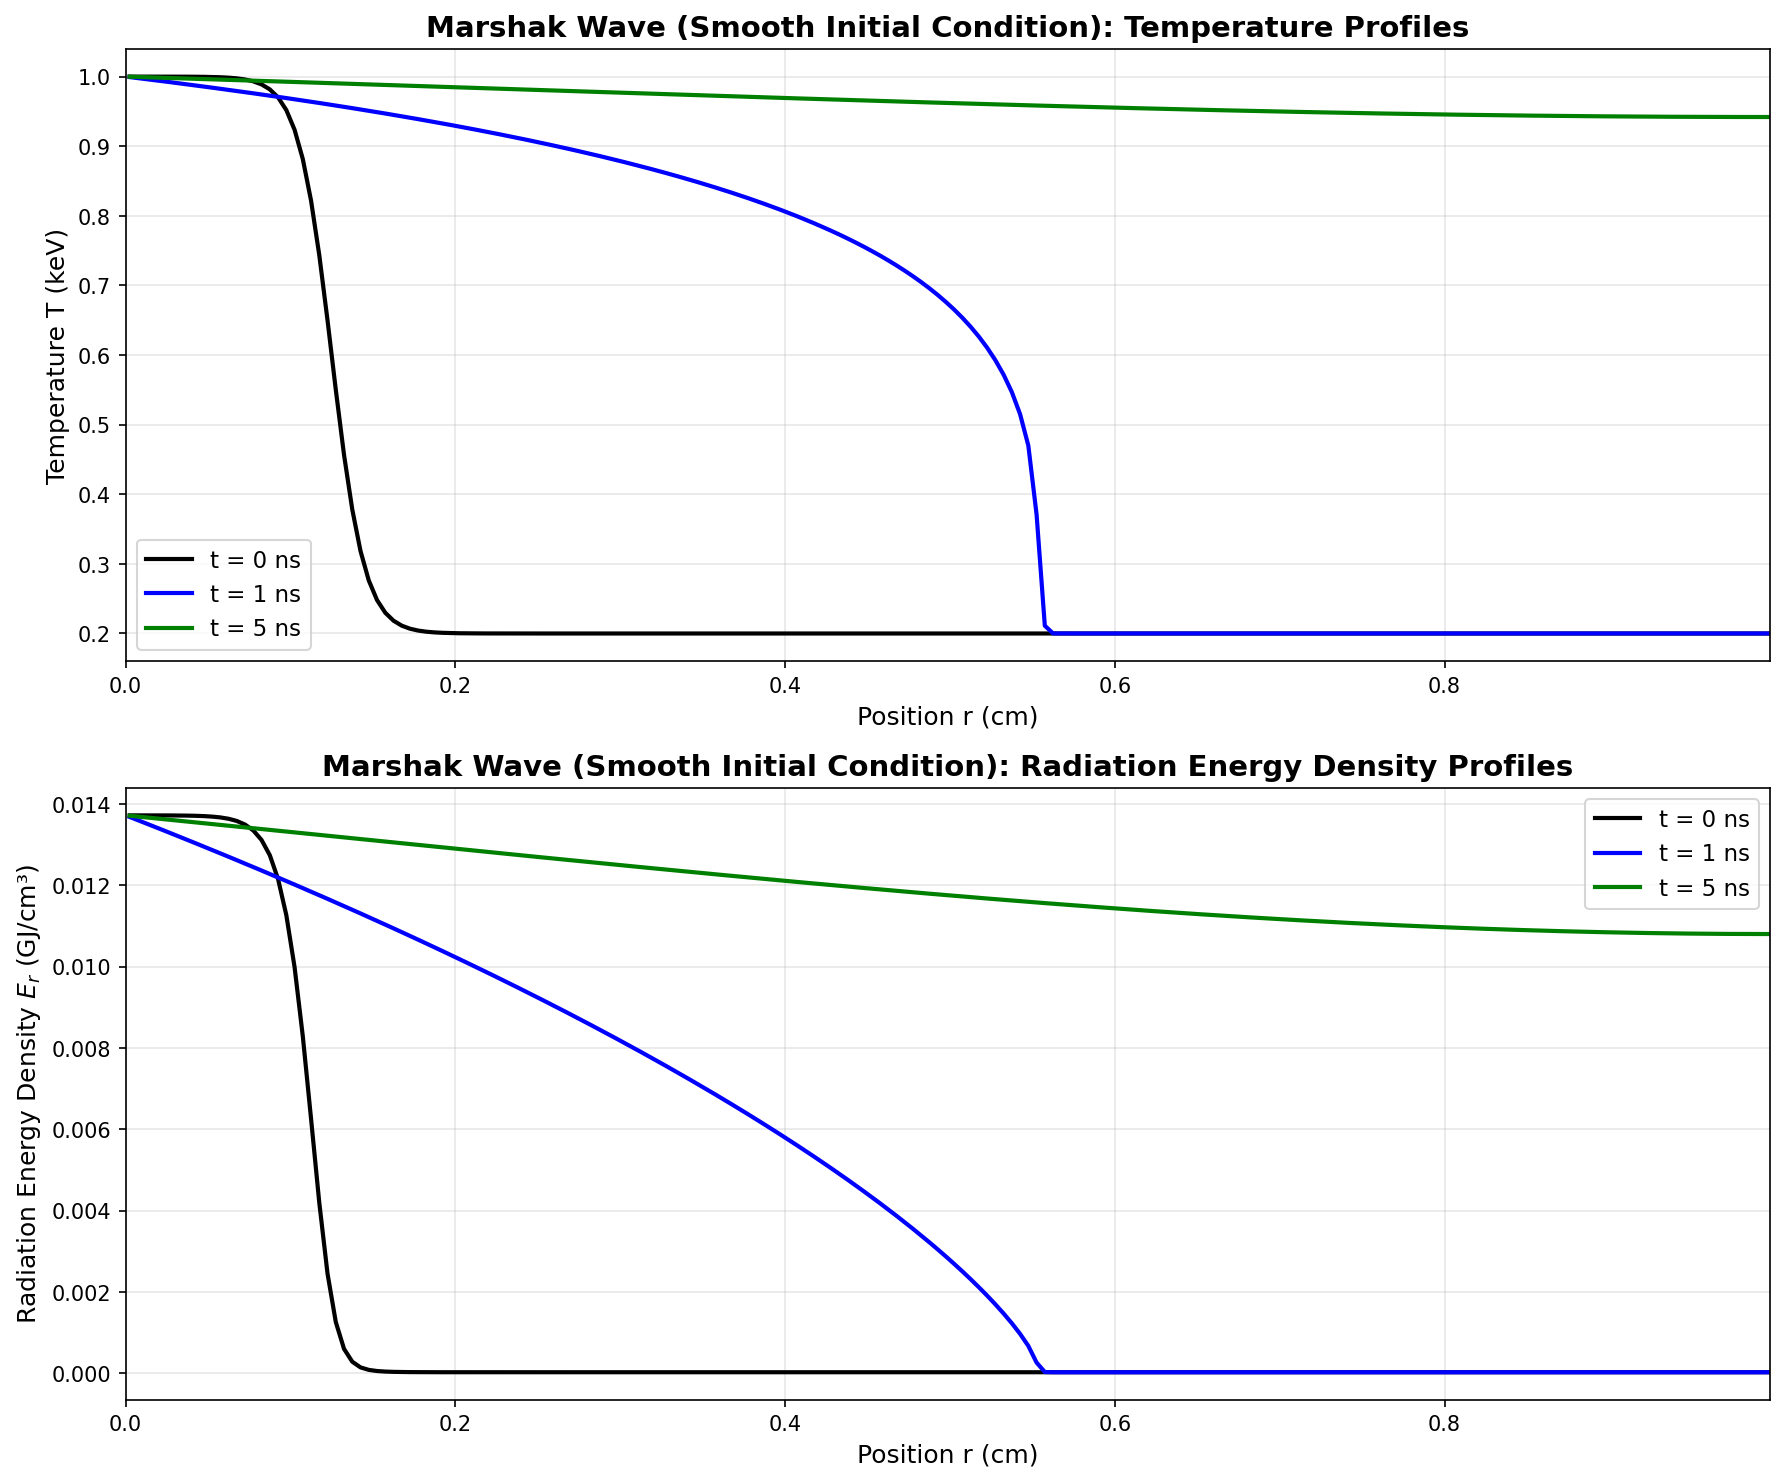

Recreate this plot in Python.
#!/usr/bin/env python3
"""
Marshak Wave Problem - Smooth Initial Condition Version
Classic radiative heat wave test problem with smooth initial condition

Problem setup:
- Left boundary: incoming flux from blackbody at 1 keV
- Material opacity: σ_R = 300 * T^-3 (cm^-1, T in keV)
- Heat capacity: c_v = 0.3 GJ/(cm^3·keV)
- Initial condition: T(x) = 1 + (0.2 - 1)*(1 + Tanh[50*(x - .25)])/2
- For testing second-order accuracy
"""

import numpy as np
import matplotlib.pyplot as plt
from oneDFV import (
    RadiationDiffusionSolver, 
    temperature_from_Er, 
    A_RAD, 
    C_LIGHT,
    RHO
)


# =============================================================================
# MARSHAK WAVE MATERIAL PROPERTIES
# =============================================================================

def marshak_opacity(Er):
    """Temperature-dependent Rosseland opacity: σ_R = 300 * T^-3
    
    Parameters:
    -----------
    Er : float
        Radiation energy density (GJ/cm^3)
    
    Returns:
    --------
    sigma_R : float
        Rosseland opacity (cm^-1)
    """
    T = temperature_from_Er(Er)  # keV
    n = 3
    T_min = 0.05  # Minimum temperature to prevent overflow (keV)
    if T < T_min:
        T = T_min
    return 3.0 * T**(-n)


def marshak_specific_heat(T):
    """Specific heat: c_v = 0.3 GJ/(cm^3·keV)
    
    Note: This is volumetric heat capacity, but the solver expects
    specific heat per unit mass. We'll use c_v/ρ.
    
    Parameters:
    -----------
    T : float
        Temperature (keV)
    
    Returns:
    --------
    cv : float
        Specific heat capacity per unit mass (GJ/(g·keV))
    """
    cv_volumetric = 0.3  # GJ/(cm^3·keV)
    return cv_volumetric / RHO  # GJ/(g·keV)


def marshak_material_energy(T):
    """Material energy density: e = c_v * T (volumetric)
    
    Parameters:
    -----------
    T : float
        Temperature (keV)
    
    Returns:
    --------
    e : float
        Material energy density (GJ/cm^3)
    """
    cv_volumetric = 0.3  # GJ/(cm^3·keV)
    return cv_volumetric * T


# =============================================================================
# MARSHAK WAVE BOUNDARY CONDITIONS
# =============================================================================

def marshak_left_bc(Er, x):
    """Left boundary: incoming flux from blackbody at T = 1 keV
    
    For a blackbody boundary, we use:
    - Incoming flux: F_in = σ_SB * T_bc^4
    - Boundary condition: F = F_in - D * dE_r/dx
    
    This gives Robin BC: A*E_r + B*(dE_r/dx) = C
    where we relate it to the flux condition.
    
    For radiation: F = -D * dE_r/dx at boundary
    Blackbody BC: F = (c/4) * E_r_bc - c/(4) * E_r (approximately)
    
    More accurately, use: E_r = a*T_bc^4 at boundary (Dirichlet)
    or use flux condition with D * dE_r/dx = c/4 * (E_r_bc - E_r)
    """
    T_bc = 1.0  # keV (blackbody temperature)
    Er_bc = A_RAD * T_bc**4  # Radiation energy density at T_bc
    
    # Use Dirichlet BC: E_r = Er_bc at boundary
    # Now implemented via numerical flux, so works with nonlinear corrections
    return 1.0, 0.0, Er_bc  # A*E_r + B*dE_r/dx = C -> E_r = Er_bc


def marshak_right_bc(Er, x):
    """Right boundary: zero incoming flux (or zero gradient)
    
    Use zero flux condition: dE_r/dx = 0
    This is Robin BC with: 0*E_r + 1*(dE_r/dx) = 0
    """
    return 0.0, 1.0, 0.0  # A, B, C: 0*E_r + 1*dE_r/dx = 0


# =============================================================================
# SMOOTH INITIAL CONDITION
# =============================================================================

def smooth_initial_temperature(x):
    """Smooth initial temperature profile for second-order accuracy testing
    
    T(x) = 1 + (0.2 - 1)*(1 + Tanh[50*(x - .125)])/2
    
    This creates a smooth transition from T=1 keV at x=0 to T=0.2 keV at x=0.5
    
    Parameters:
    -----------
    x : array_like
        Position array (cm)
    
    Returns:
    --------
    T : array_like
        Temperature at each position (keV)
    """
    return 1.0 + (0.2 - 1.0) * (1.0 + np.tanh(50.0 * (x - 0.125))) / 2.0


# =============================================================================
# MARSHAK WAVE SIMULATION WITH SMOOTH INITIAL CONDITION
# =============================================================================

def run_marshak_wave_smooth():
    """Run Marshak wave simulation with smooth initial condition and plot results at specified times"""
    
    print("="*60)
    print("Marshak Wave Problem - Smooth Initial Condition")
    print("="*60)
    print("Material properties:")
    print("  Opacity: σ_R = 3 * T^-3 (cm^-1)")
    print("  Heat capacity: c_v = 0.3 GJ/(cm^3·keV)")
    print("  Left BC: Blackbody at T = 1 keV")
    print("  Right BC: Zero flux")
    print("Initial condition:")
    print("  T(x) = 1 + (0.2 - 1)*(1 + Tanh[50*(x - .25)])/2")
    print("="*60)
    
    # Problem setup
    r_min = 0.0    # cm
    r_max = 1.0   # cm (adjust as needed for wave propagation)
    n_cells = 400  # Fine mesh for capturing smooth profiles accurately
    
    # Time stepping parameters
    dt = 0.01  # ns (smaller time step for better stability)
    target_times = [1.0, 5.0]  # ns (shorter target times)
    
    # Create solver with Marshak wave properties
    solver = RadiationDiffusionSolver(
        r_min=r_min, 
        r_max=r_max, 
        n_cells=n_cells, 
        d=0,  # Planar geometry
        dt=dt,
        max_newton_iter=20,
        newton_tol=1e-8,
        rosseland_opacity_func=marshak_opacity,
        specific_heat_func=marshak_specific_heat,
        material_energy_func=marshak_material_energy,
        left_bc_func=marshak_left_bc,
        right_bc_func=marshak_right_bc
    )
    
    # Disable nonlinear corrections temporarily for debugging
    solver.use_nonlinear_correction = False
    solver.use_secant_derivative = False
    solver.max_newton_iter_per_step = 1  # More iterations for convergence
    solver.nonlinear_skip_boundary_cells = 1  # Skip boundary cells for stability
    solver.nonlinear_limiter = 1.0  # Optimal limiter (30% of linear term - verified stable)
    
    print(f"\nSolver configuration:")
    print(f"  Nonlinear corrections: {solver.use_nonlinear_correction}")
    print(f"  Nonlinear limiter: {solver.nonlinear_limiter}")
    print(f"  Max Newton iterations: {solver.max_newton_iter_per_step}")
    print(f"  Skip boundary cells: {solver.nonlinear_skip_boundary_cells}")
    
    # Smooth initial condition
    def initial_Er(r):
        T_init = smooth_initial_temperature(r)
        return A_RAD * T_init**4
    
    solver.set_initial_condition(initial_Er)
    
    # Display initial condition
    r_initial, Er_initial = solver.get_solution()
    T_initial = temperature_from_Er(Er_initial)
    print(f"\nInitial condition:")
    print(f"  Temperature range: {T_initial.min():.3f} to {T_initial.max():.3f} keV")
    print(f"  Energy density range: {Er_initial.min():.4e} to {Er_initial.max():.4e} GJ/cm^3")
    
    # Time evolution
    print("\nTime evolution:")
    current_time = 0.0
    solutions = []
    
    # Store initial solution
    solutions.append((0.0, r_initial.copy(), Er_initial.copy(), T_initial.copy()))
    
    for target_time in target_times:
        step_count = 0
        damping_count = 0
        
        while current_time < target_time:
            # Adjust time step if needed to hit target exactly
            if current_time + dt > target_time:
                steps_needed = 1
                temp_dt = target_time - current_time
                solver.dt = temp_dt
            else:
                steps_needed = 1
            
            solver.time_step(n_steps=steps_needed, verbose=False)
            current_time += solver.dt
            step_count += 1
            
            # Count damping events (approximate from verbose output pattern)
            # Report progress every 100 steps
            if step_count % 100 == 0:
                print(f"  Time: {current_time:.4f} ns (step {step_count})")
            
            # Restore dt if we temporarily changed it
            if solver.dt != dt:
                solver.dt = dt
        
        # Store solution at target time
        r, Er = solver.get_solution()
        T = temperature_from_Er(Er)
        solutions.append((current_time, r.copy(), Er.copy(), T.copy()))
        print(f"  t = {current_time:.1f} ns: max T = {T.max():.4f} keV, max E_r = {Er.max():.4e} GJ/cm^3")
    
    return solutions, solver


def plot_marshak_wave_smooth(solutions):
    """Plot Marshak wave solutions with smooth initial condition"""
    
    fig, axes = plt.subplots(2, 1, figsize=(12, 10))
    
    colors = ['black', 'blue', 'green', 'red']
    linestyles = ['-', '-', '-', '-']
    
    # Plot temperature profiles
    ax = axes[0]
    for i, (t, r, Er, T) in enumerate(solutions):
        ax.plot(r, T, color=colors[i], linewidth=2, linestyle=linestyles[i], 
                label=f't = {t:.0f} ns')
    
    ax.set_xlabel('Position r (cm)', fontsize=12)
    ax.set_ylabel('Temperature T (keV)', fontsize=12)
    ax.set_title('Marshak Wave (Smooth Initial Condition): Temperature Profiles', 
                fontsize=14, fontweight='bold')
    ax.grid(True, alpha=0.3)
    ax.legend(fontsize=11)
    ax.set_xlim(0, solutions[-1][1][-1])
    
    # Plot radiation energy density profiles
    ax = axes[1]
    for i, (t, r, Er, T) in enumerate(solutions):
        ax.plot(r, Er, color=colors[i], linewidth=2, linestyle=linestyles[i], 
                label=f't = {t:.0f} ns')
    
    ax.set_xlabel('Position r (cm)', fontsize=12)
    ax.set_ylabel('Radiation Energy Density $E_r$ (GJ/cm³)', fontsize=12)
    ax.set_title('Marshak Wave (Smooth Initial Condition): Radiation Energy Density Profiles', 
                fontsize=14, fontweight='bold')
    ax.grid(True, alpha=0.3)
    ax.legend(fontsize=11)
    ax.set_xlim(0, solutions[-1][1][-1])
    
    plt.tight_layout()
    plt.savefig('marshak_wave_smooth.png', dpi=150, bbox_inches='tight')
    print("\nPlot saved as 'marshak_wave_smooth.png'")
    plt.show()


def plot_initial_condition():
    """Plot the smooth initial condition"""
    
    x = np.linspace(0, 0.5, 1000)
    T_smooth = smooth_initial_temperature(x)
    
    fig, ax = plt.subplots(1, 1, figsize=(10, 6))
    
    ax.plot(x, T_smooth, 'b-', linewidth=3, label='T(x) = 1 + (0.2 - 1)*(1 + Tanh[50*(x - 0.25)])/2')
    ax.set_xlabel('Position x (cm)', fontsize=12)
    ax.set_ylabel('Temperature T (keV)', fontsize=12)
    ax.set_title('Smooth Initial Temperature Profile', fontsize=14, fontweight='bold')
    ax.grid(True, alpha=0.3)
    ax.legend(fontsize=11)
    ax.set_xlim(0, 0.5)
    
    plt.tight_layout()
    plt.savefig('marshak_initial_condition_smooth.png', dpi=150, bbox_inches='tight')
    print("Initial condition plot saved as 'marshak_initial_condition_smooth.png'")
    plt.show()


def plot_material_properties():
    """Plot material properties as functions of temperature"""
    
    T_range = np.logspace(-2, 0.5, 200)  # 0.01 to ~3 keV
    Er_range = A_RAD * T_range**4
    
    sigma_R = np.array([marshak_opacity(Er) for Er in Er_range])
    D = C_LIGHT / (3.0 * sigma_R)  # Diffusion coefficient
    
    fig, axes = plt.subplots(2, 1, figsize=(10, 8))
    
    # Opacity vs temperature
    ax = axes[0]
    ax.loglog(T_range, sigma_R, 'b-', linewidth=2)
    ax.set_xlabel('Temperature T (keV)', fontsize=12)
    ax.set_ylabel('Opacity $\\sigma_R$ (cm$^{-1}$)', fontsize=12)
    ax.set_title('Rosseland Opacity: $\\sigma_R = 300 \\cdot T^{-3}$', fontsize=13, fontweight='bold')
    ax.grid(True, alpha=0.3, which='both')
    
    # Diffusion coefficient vs temperature
    ax = axes[1]
    ax.loglog(T_range, D, 'r-', linewidth=2)
    ax.set_xlabel('Temperature T (keV)', fontsize=12)
    ax.set_ylabel('Diffusion Coefficient $D$ (cm²/ns)', fontsize=12)
    ax.set_title('Diffusion Coefficient: $D = c/(3\\sigma_R)$', fontsize=13, fontweight='bold')
    ax.grid(True, alpha=0.3, which='both')
    
    plt.tight_layout()
    plt.savefig('marshak_material_properties_smooth.png', dpi=150, bbox_inches='tight')
    print("Material properties plot saved as 'marshak_material_properties_smooth.png'")
    plt.show()


# =============================================================================
# MAIN EXECUTION
# =============================================================================

def main():
    """Main execution function"""
    
    # Plot initial condition
    print("Plotting smooth initial condition...")
    #plot_initial_condition()
    
    # Plot material properties
    print("\nPlotting material properties...")
    #plot_material_properties()
    
    # Run Marshak wave simulation with smooth initial condition
    print("\nRunning Marshak wave simulation with smooth initial condition...")
    solutions, solver = run_marshak_wave_smooth()
    
    # Plot results
    print("\nPlotting Marshak wave results...")
    plot_marshak_wave_smooth(solutions)
    
    print("\n" + "="*60)
    print("Marshak wave simulation (smooth initial condition) completed successfully!")
    print("="*60)


if __name__ == "__main__":
    main()